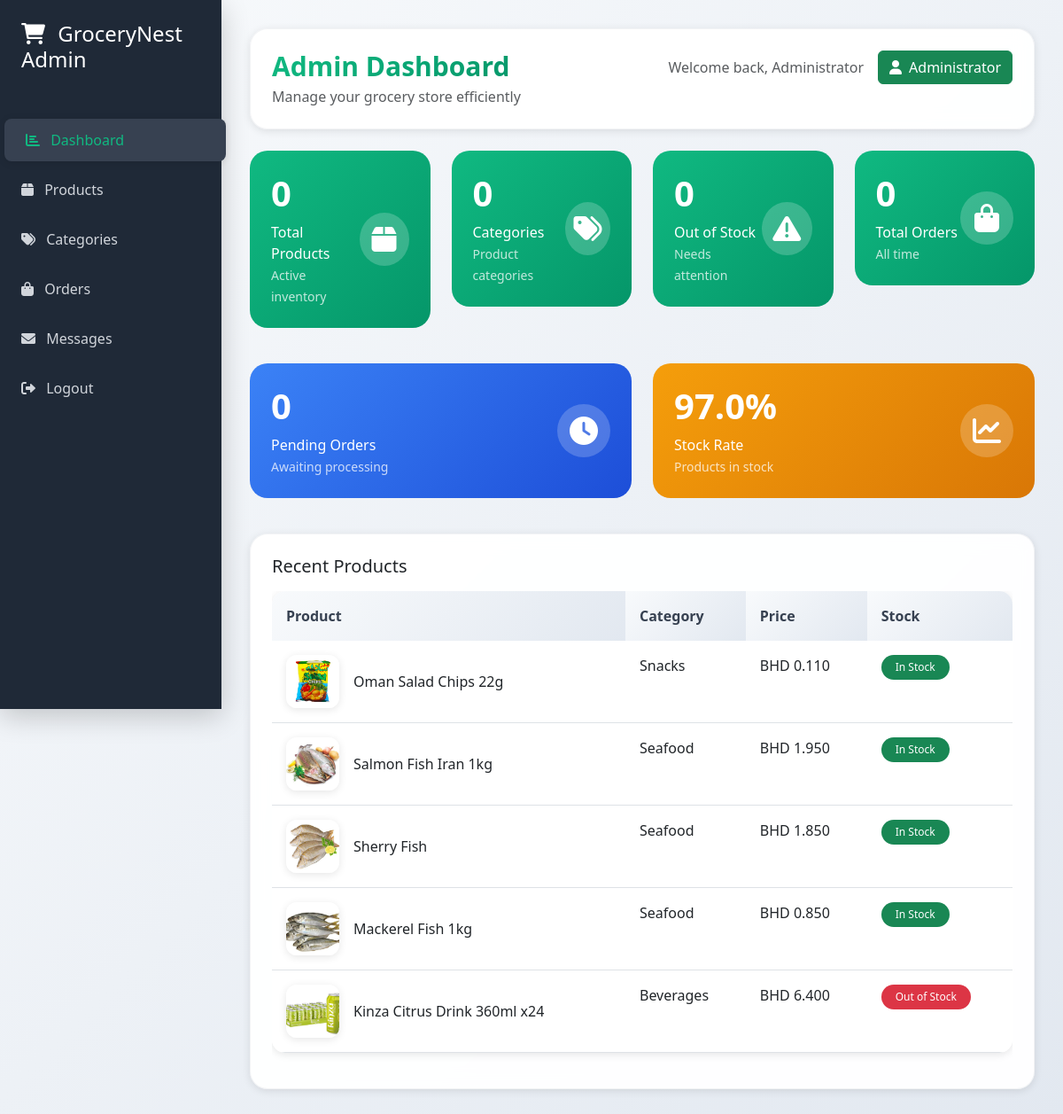
The page /admin_dashboard.php (signed in) on the database its author committed.
### tables this page shows
CREATE TABLE `products` (
  `id` int(11) NOT NULL,
  `name` varchar(255) NOT NULL,
  `description` text DEFAULT NULL,
  `product_summary` text DEFAULT NULL,
  `price` decimal(10,3) NOT NULL,
  `original_price` decimal(10,3) DEFAULT NULL,
  `image` varchar(255) DEFAULT NULL,
  `category_id` int(11) DEFAULT NULL,
  `features` text DEFAULT NULL,
  `specifications` text DEFAULT NULL,
  `inStock` tinyint(1) DEFAULT 1,
  `created_at` datetime DEFAULT current_timestamp()
);

CREATE TABLE `categories` (
  `id` int(11) NOT NULL,
  `name` varchar(100) NOT NULL,
  `description` varchar(255) DEFAULT NULL
);

### admin_dashboard.php (the view, shortened to what this page needs)
<?php
require_once 'project_connection.php';
$products_stmt = $conn->prepare("
    SELECT p.*, c.name as category_name
    FROM products p
    LEFT JOIN categories c ON p.category_id = c.id
    ORDER BY p.id DESC
");
$products_stmt->execute();
$products = $products_stmt->fetchAll(PDO::FETCH_ASSOC);
$total_products = $conn->query("SELECT COUNT(*) FROM products")->fetchColumn();
$total_categories = $conn->query("SELECT COUNT(*) FROM categories")->fetchColumn();
$out_of_stock = $conn->query("SELECT COUNT(*) FROM products WHERE inStock = 0")->fetchColumn();
$total_orders = $conn->query("SELECT COUNT(*) FROM orders")->fetchColumn();
$pending_orders = $conn->query("SELECT COUNT(*) FROM orders WHERE status = 'pending'")->fetchColumn();
?>
<!DOCTYPE html>
<html lang="en">
<head>
    <link href="https://cdn.jsdelivr.net/npm/bootstrap@5.3.0/dist/css/bootstrap.min.css" rel="stylesheet">
    <link href="https://cdnjs.cloudflare.com/ajax/libs/font-awesome/6.0.0/css/all.min.css" rel="stylesheet">
    <link rel="stylesheet" href="css/admin_dashboard.css">
</head>
<body>
    <nav class="sidebar">
        <div class="p-4">
            <h4 class="text-white mb-4">
                <i class="fas fa-shopping-cart me-2"></i>
                GroceryNest Admin
            </h4>
        </div>
        <ul class="nav flex-column">
            <li class="nav-item">
                <a class="nav-link active" href="#dashboard" data-tab="dashboard">
                    <i class="fas fa-chart-bar me-2"></i>
                    Dashboard
                </a>
            </li>
            <li class="nav-item">
                <a class="nav-link" href="#products" data-tab="products">
                    <i class="fas fa-box me-2"></i>
                    Products
                </a>
            </li>
            <li class="nav-item">
                <a class="nav-link" href="#categories" data-tab="categories">
                    <i class="fas fa-tags me-2"></i>
                    Categories
                </a>
            </li>
            <li class="nav-item">
                <a class="nav-link" href="#orders" data-tab="orders">
                    <i class="fas fa-shopping-bag me-2"></i>
                    Orders
                </a>
            </li>
            <li class="nav-item">
                <a class="nav-link" href="#messages" data-tab="messages">
                    <i class="fas fa-envelope me-2"></i>
                    Messages
                </a>
            </li>
            <li class="nav-item mt-auto">
                <a class="nav-link" href="logout.php">
                    <i class="fas fa-sign-out-alt me-2"></i>
                    Logout
                </a>
            </li>
        </ul>
    </nav>
    <div class="main-content">
        <div class="header-section mb-4">
            <div class="d-flex justify-content-between align-items-start">
                <div>
                    <h2 class="fw-bold mb-1">Admin Dashboard</h2>
                    <p class="text-muted mb-0">Manage your grocery store efficiently</p>
                </div>
                <div class="d-flex align-items-center">
                    <span class="text-muted me-3">Welcome back, Administrator</span>
                    <button class="btn btn-success d-flex align-items-center">
                        <i class="fas fa-user me-2"></i>
                        Administrator
                    </button>
                </div>
            </div>
        </div>
        <div id="dashboard-content" class="tab-content-section">
            <div class="row mb-4">
                <div class="col-md-3">
                    <div class="stats-card">
                        <div class="d-flex justify-content-between align-items-center">
                            <div>
                                <h3 class="counter" data-target="<?= $total_products ?>">0</h3>
                                <p class="mb-0">Total Products</p>
                                <small class="opacity-75">Active inventory</small>
                            </div>
                            <div class="stats-icon">
                                <i class="fas fa-box fa-2x"></i>
                            </div>
                        </div>
                    </div>
                </div>
                <div class="col-md-3">
                    <div class="stats-card">
                        <div class="d-flex justify-content-between align-items-center">
                            <div>
                                <h3 class="counter" data-target="<?= $total_categories ?>">0</h3>
                                <p class="mb-0">Categories</p>
                                <small class="opacity-75">Product categories</small>
                            </div>
                            <div class="stats-icon">
                                <i class="fas fa-tags fa-2x"></i>
                            </div>
                        </div>
                    </div>
                </div>
                <div class="col-md-3">
                    <div class="stats-card">
                        <div class="d-flex justify-content-between align-items-center">
                            <div>
                                <h3 class="counter" data-target="<?= $out_of_stock ?>">0</h3>
                                <p class="mb-0">Out of Stock</p>
                                <small class="opacity-75">Needs attention</small>
                            </div>
                            <div class="stats-icon">
                                <i class="fas fa-exclamation-triangle fa-2x"></i>
                            </div>
                        </div>
                    </div>
                </div>
                <div class="col-md-3">
                    <div class="stats-card">
                        <div class="d-flex justify-content-between align-items-center">
                            <div>
                                <h3 class="counter" data-target="<?= $total_orders ?>">0</h3>
                                <p class="mb-0">Total Orders</p>
                                <small class="opacity-75">All time</small>
                            </div>
                            <div class="stats-icon">
                                <i class="fas fa-shopping-bag fa-2x"></i>
                            </div>
                        </div>
                    </div>
                </div>
            </div>
            <div class="row mb-4">
                <div class="col-md-6">
                    <div class="stats-card" style="background: var(--gradient-secondary);">
                        <div class="d-flex justify-content-between align-items-center">
                            <div>
                                <h3 class="counter" data-target="<?= $pending_orders ?>">0</h3>
                                <p class="mb-0">Pending Orders</p>
                                <small class="opacity-75">Awaiting processing</small>
                            </div>
                            <div class="stats-icon">
                                <i class="fas fa-clock fa-2x"></i>
                            </div>
                        </div>
                    </div>
                </div>
                <div class="col-md-6">
                    <div class="stats-card" style="background: linear-gradient(135deg, #f59e0b, #d97706);">
                        <div class="d-flex justify-content-between align-items-center">
                            <div>
                                <h3><?= number_format($total_products > 0 ? ($total_products - $out_of_stock) / $total_products * 100 : 0, 1) ?>%</h3>
                                <p class="mb-0">Stock Rate</p>
                                <small class="opacity-75">Products in stock</small>
                            </div>
                            <div class="stats-icon">
                                <i class="fas fa-chart-line fa-2x"></i>
                            </div>
                        </div>
                    </div>
                </div>
            </div>
            <div class="product-card">
                <h5 class="mb-3">Recent Products</h5>
                <div class="table-responsive">
                    <table class="table">
                        <thead>
                            <tr>
                                <th>Product</th>
                                <th>Category</th>
                                <th>Price</th>
                                <th>Stock</th>
                            </tr>
                        </thead>
                        <tbody>
                            <?php foreach (array_slice($products, 0, 5) as $product): ?>
                            <tr>
                                <td>
                                    <div class="d-flex align-items-center">
                                        <img src="Images/<?= htmlspecialchars($product['image']) ?>"
                                             alt="<?= htmlspecialchars($product['name']) ?>"
                                             class="product-image-small me-3">
                                        <span><?= htmlspecialchars($product['name']) ?></span>
                                    </div>
                                </td>
                                <td><?= htmlspecialchars($product['category_name']) ?></td>
                                <td>BHD <?= number_format($product['price'], 3) ?></td>
                                <td>
                                    <span class="badge <?= $product['inStock'] ? 'bg-success' : 'bg-danger' ?>">
                                        <?= $product['inStock'] ? 'In Stock' : 'Out of Stock' ?>
                                    </span>
                                </td>
                            </tr>
                            <?php endforeach; ?>
                        </tbody>
                    </table>
                </div>
            </div>
        </div>
    </div>
    <div class="position-fixed top-0 end-0 p-3" style="z-index: 1100">
    </div>
</body>
</html>

### css/admin_dashboard.css (style rules this page uses)
:root { --primary-color: #10b981; --secondary-color: #059669; --sidebar-bg: #1f2937; --sidebar-hover: #374151; --gradient-primary: linear-gradient(135deg, #10b981, #059669); --gradient-secondary: linear-gradient(135deg, #3b82f6, #1d4ed8); --shadow-soft: 0 2px 10px rgba(0, 0, 0, 0.1); --shadow-medium: 0 4px 20px rgba(0, 0, 0, 0.15); --shadow-large: 0 8px 30px rgba(0, 0, 0, 0.2); }
body { background: linear-gradient(135deg, #f8fafc 0%, #e2e8f0 100%); font-family: 'Segoe UI', Tahoma, Geneva, Verdana, sans-serif; overflow-x: hidden; }
.sidebar { background: var(--sidebar-bg); min-height: 100vh; width: 250px; position: fixed; top: 0; left: 0; z-index: 1000; transition: all 0.4s cubic-bezier(0.4, 0, 0.2, 1); box-shadow: var(--shadow-large); backdrop-filter: blur(10px); }
.sidebar .nav-link { color: #d1d5db; padding: 0.75rem 1.5rem; margin: 0.25rem 0; border-radius: 0.5rem; transition: all 0.3s cubic-bezier(0.4, 0, 0.2, 1); position: relative; overflow: hidden; }
.sidebar .nav-link::before { content: ''; position: absolute; top: 0; left: -100%; width: 100%; height: 100%; background: linear-gradient(90deg, transparent, rgba(16, 185, 129, 0.2), transparent); transition: left 0.5s; }
.sidebar .nav-link:hover, .sidebar .nav-link.active { background-color: var(--sidebar-hover); color: var(--primary-color); transform: translateX(5px); box-shadow: var(--shadow-soft); }
.main-content { margin-left: 250px; padding: 2rem; animation: slideInRight 0.6s ease-out; }
.stats-card { background: var(--gradient-primary); border: none; border-radius: 20px; color: white; padding: 1.5rem; margin-bottom: 1rem; transition: all 0.4s cubic-bezier(0.4, 0, 0.2, 1); position: relative; overflow: hidden; animation: fadeInUp 0.6s ease-out; }
.stats-card::before { content: ''; position: absolute; top: 0; left: 0; right: 0; bottom: 0; background: linear-gradient(45deg, transparent, rgba(255, 255, 255, 0.1), transparent); transform: translateX(-100%); transition: transform 0.6s; }
.stats-card h3 { font-size: 2.5rem; font-weight: 700; margin-bottom: 0.5rem; animation: countUp 1s ease-out; }
.stats-card i { transition: all 0.3s ease; }
.stats-icon { background: rgba(255, 255, 255, 0.2); border-radius: 50%; width: 60px; height: 60px; display: flex; align-items: center; justify-content: center; transition: all 0.3s ease; }
.product-card { background: rgba(255, 255, 255, 0.95); border-radius: 20px; padding: 1.5rem; box-shadow: var(--shadow-soft); margin-bottom: 1rem; border: 1px solid rgba(229, 231, 235, 0.5); transition: all 0.4s cubic-bezier(0.4, 0, 0.2, 1); backdrop-filter: blur(10px); animation: fadeInUp 0.6s ease-out; }
.product-image-small { width: 60px; height: 60px; object-fit: cover; border-radius: 12px; transition: all 0.3s ease; box-shadow: var(--shadow-soft); }
.table { border-radius: 15px; overflow: hidden; box-shadow: var(--shadow-soft); }
.table th { background: linear-gradient(135deg, #f8fafc, #e2e8f0); border: none; font-weight: 600; color: #374151; padding: 1rem; }
.table td { padding: 1rem; transition: all 0.3s ease; }
.table tbody tr { transition: all 0.3s ease; }
.badge { padding: 0.5rem 1rem; border-radius: 20px; font-weight: 500; transition: all 0.3s ease; animation: pulse 2s infinite; }
.header-section { background: rgba(255, 255, 255, 0.95); padding: 1.5rem; border-radius: 20px; box-shadow: var(--shadow-soft); border: 1px solid rgba(229, 231, 235, 0.5); backdrop-filter: blur(10px); animation: slideInDown 0.6s ease-out; }
.header-section h2 { color: #1f2937; font-size: 1.875rem; background: var(--gradient-primary); -webkit-background-clip: text; -webkit-text-fill-color: transparent; background-clip: text; }

### rows shown on the page
products: image (picture), name "Oman Salad Chips 22g", category.name "Snacks", price "0.110", inStock "In Stock"
products: image (picture), name "Salmon Fish Iran 1kg", category.name "Seafood", price "1.950", inStock "In Stock"
products: image (picture), name "Sherry Fish", category.name "Seafood", price "1.850", inStock "In Stock"
products: image (picture), name "Mackerel Fish 1kg", category.name "Seafood", price "0.850", inStock "In Stock"
products: image (picture), name "Kinza Citrus Drink 360ml x24", category.name "Beverages", price "6.400", inStock "Out of Stock"
